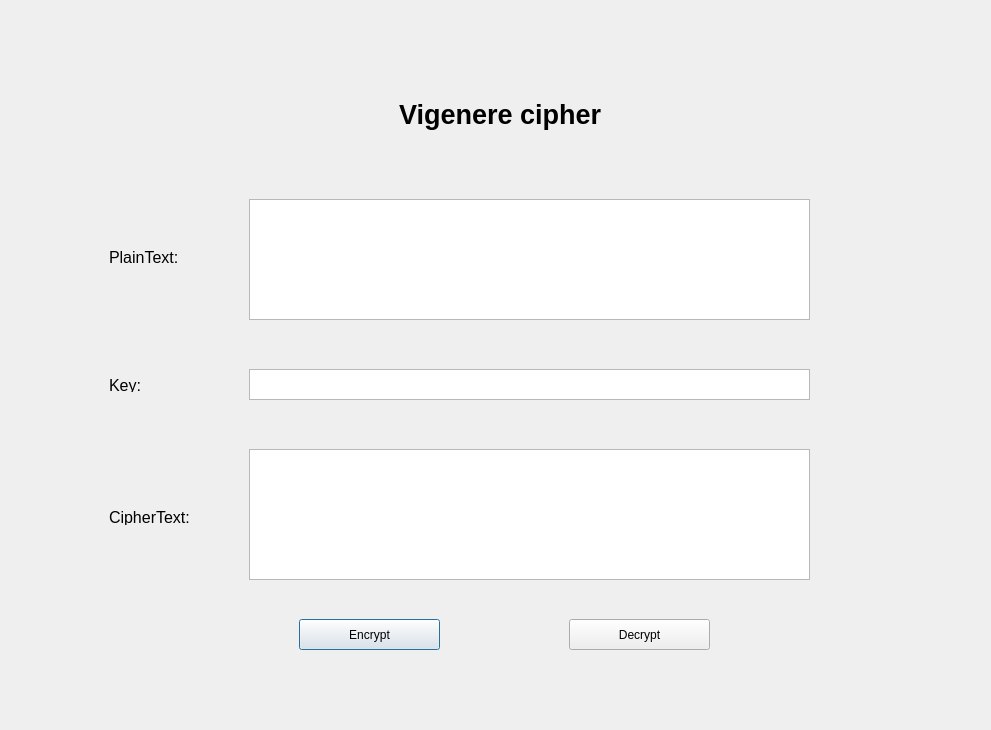
<?xml version="1.0" encoding="UTF-8"?>
<ui version="4.0">
 <class>CaesarCipher</class>
 <widget class="QDialog" name="CaesarCipher">
  <property name="geometry">
   <rect>
    <x>0</x>
    <y>0</y>
    <width>991</width>
    <height>730</height>
   </rect>
  </property>
  <property name="windowTitle">
   <string>Dialog</string>
  </property>
  <widget class="QWidget" name="widget" native="true">
   <property name="geometry">
    <rect>
     <x>9</x>
     <y>9</y>
     <width>973</width>
     <height>712</height>
    </rect>
   </property>
   <widget class="QLabel" name="label_2">
    <property name="geometry">
     <rect>
      <x>100</x>
      <y>370</y>
      <width>47</width>
      <height>13</height>
     </rect>
    </property>
    <property name="font">
     <font>
      <pointsize>12</pointsize>
     </font>
    </property>
    <property name="text">
     <string>Key:</string>
    </property>
   </widget>
   <widget class="QTextEdit" name="txtKey">
    <property name="geometry">
     <rect>
      <x>240</x>
      <y>360</y>
      <width>561</width>
      <height>31</height>
     </rect>
    </property>
   </widget>
   <widget class="QPushButton" name="btnEncrypt">
    <property name="geometry">
     <rect>
      <x>290</x>
      <y>610</y>
      <width>141</width>
      <height>31</height>
     </rect>
    </property>
    <property name="text">
     <string>Encrypt</string>
    </property>
   </widget>
   <widget class="QTextEdit" name="txtPlainText">
    <property name="geometry">
     <rect>
      <x>240</x>
      <y>190</y>
      <width>561</width>
      <height>121</height>
     </rect>
    </property>
   </widget>
   <widget class="QLabel" name="label">
    <property name="geometry">
     <rect>
      <x>100</x>
      <y>240</y>
      <width>111</width>
      <height>16</height>
     </rect>
    </property>
    <property name="font">
     <font>
      <pointsize>12</pointsize>
     </font>
    </property>
    <property name="text">
     <string>PlainText:</string>
    </property>
   </widget>
   <widget class="QPushButton" name="btnDecrypt">
    <property name="geometry">
     <rect>
      <x>560</x>
      <y>610</y>
      <width>141</width>
      <height>31</height>
     </rect>
    </property>
    <property name="text">
     <string>Decrypt</string>
    </property>
   </widget>
   <widget class="QLabel" name="label_4">
    <property name="geometry">
     <rect>
      <x>390</x>
      <y>70</y>
      <width>251</width>
      <height>71</height>
     </rect>
    </property>
    <property name="font">
     <font>
      <pointsize>20</pointsize>
      <weight>75</weight>
      <bold>true</bold>
     </font>
    </property>
    <property name="text">
     <string>Vigenere cipher</string>
    </property>
   </widget>
   <widget class="QLabel" name="label_3">
    <property name="geometry">
     <rect>
      <x>100</x>
      <y>500</y>
      <width>101</width>
      <height>16</height>
     </rect>
    </property>
    <property name="font">
     <font>
      <pointsize>12</pointsize>
     </font>
    </property>
    <property name="text">
     <string>CipherText:</string>
    </property>
   </widget>
   <widget class="QTextEdit" name="txtCipherText">
    <property name="geometry">
     <rect>
      <x>240</x>
      <y>440</y>
      <width>561</width>
      <height>131</height>
     </rect>
    </property>
   </widget>
  </widget>
 </widget>
 <resources/>
 <connections/>
</ui>
